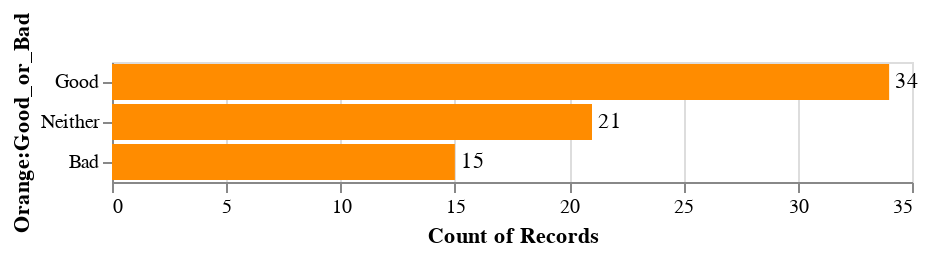

Source (notebook cell):
### Code cell
bars = alt.Chart(df).mark_bar(color = "darkorange").encode(
    x="count(Orange:Good_or_Bad)",
    y=alt.Y("Orange:Good_or_Bad", sort='-x'),
)
text = bars.mark_text(
    align='left',
    baseline='middle',
    dx=3   # Nudges text to right so it doesn't appear on top of the bar
).encode(
    text='count(Orange:Good_or_Bad)'
)
(bars + text).properties()
